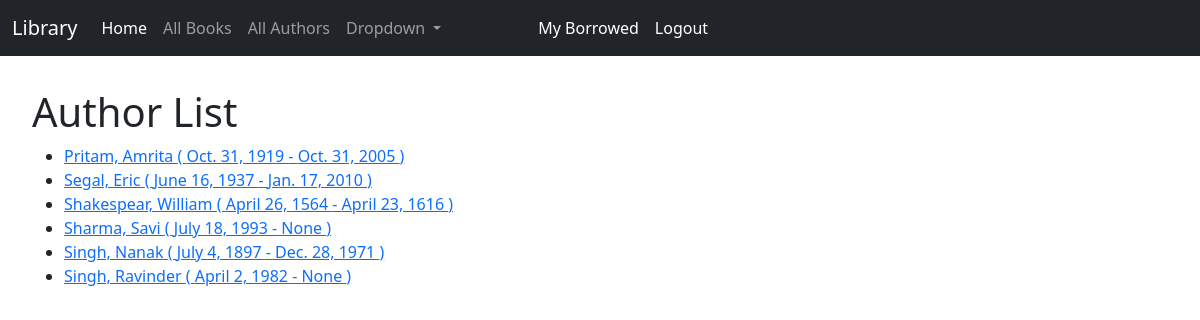
Screenshot of /catalog/authors/ (signed in) with the database file from the repository.
### catalog/models.py (models this page shows)
class Author(models.Model):
    first_name = models.CharField(max_length=100)
    last_name = models.CharField(max_length=100)
    date_of_birth = models.DateField(null=True, blank=True)
    date_of_death = models.DateField('Died', null=True, blank=True)
    class Meta:
        ordering = ['last_name', 'first_name']
    def get_absolute_url(self):
        return reverse('author-detail', kwargs={'pk': str(self.id)})
    def __str__(self):
        return f'{self.last_name}, {self.first_name}'

### catalog/views.py (the view)
# urls.py: path('authors/', views.AuthorListView.as_view(), name='authors'),
class AuthorListView(ListView):
    model = Author
    paginate_by = 10

### catalog/templates/catalog/author_list.html
{% extends "catalog/base.html" %}
{% block content %}
<h1>Author List</h1>
    {% if author_list %}
      <ul>
        {% for author in author_list %}
        <li>
          <a href="{{ author.get_absolute_url }}">{{ author }}
            ( {{author.date_of_birth}} -
              {% if author.date_of_birth %}
                {{author.date_of_death}}
              {% endif %})
            </a>
        </li>
        {% endfor %}
      </ul>
    {% else %}
      <p>There are no authors available.</p>
    {% endif %}
{% endblock %}

### rows the page displays
Author: last_name+first_name "Pritam, Amrita", date_of_birth "Oct. 31, 1919", date_of_death "Oct. 31, 2005"
Author: last_name+first_name "Segal, Eric", date_of_birth "June 16, 1937", date_of_death "Jan. 17, 2010"
Author: last_name+first_name "Shakespear, William", date_of_birth "April 26, 1564", date_of_death "April 23, 1616"
Author: last_name+first_name "Sharma, Savi", date_of_birth "July 18, 1993", date_of_death "None"
Author: last_name+first_name "Singh, Nanak", date_of_birth "July 4, 1897", date_of_death "Dec. 28, 1971"
Author: last_name+first_name "Singh, Ravinder", date_of_birth "April 2, 1982", date_of_death "None"
